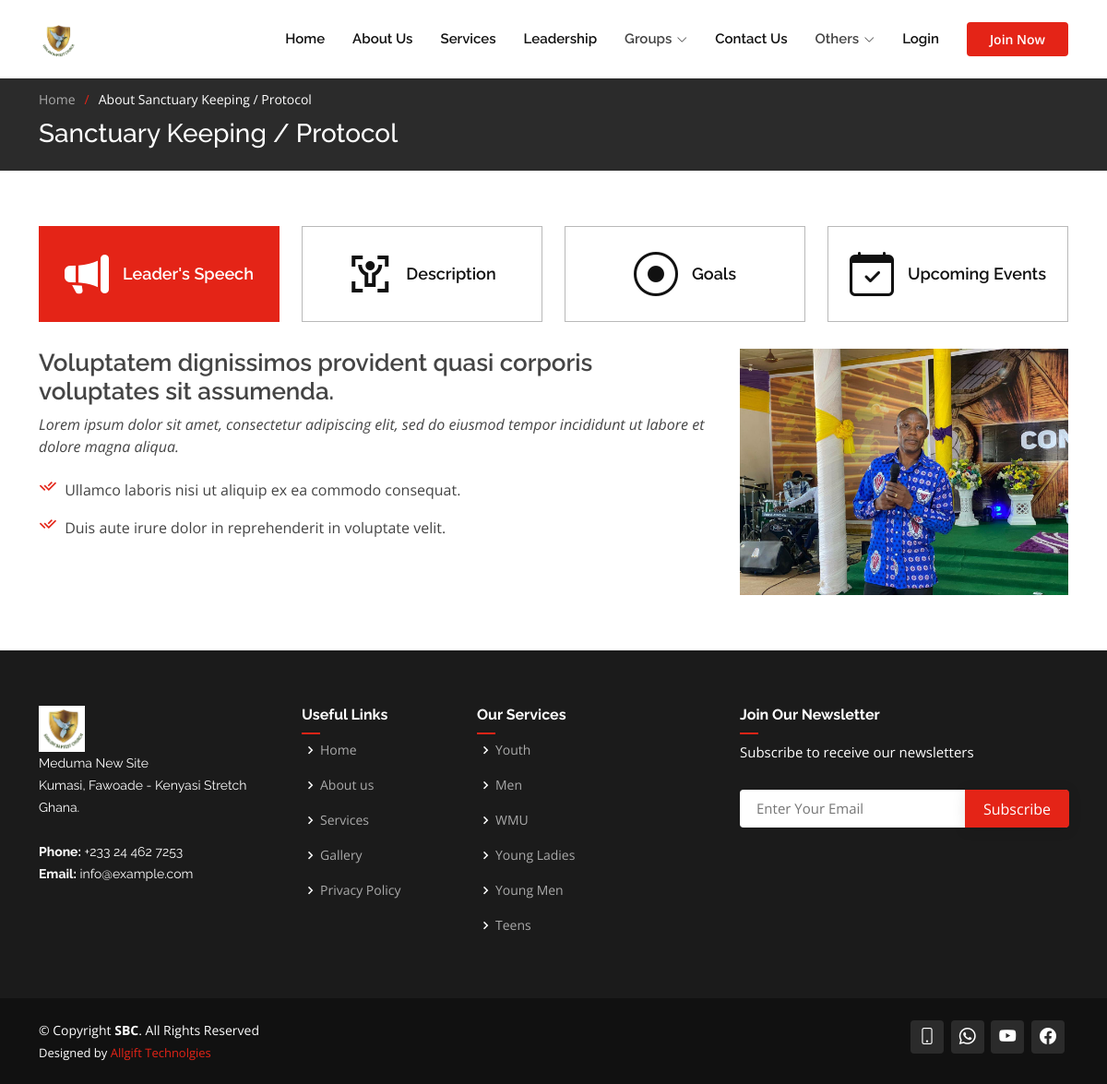
/min_details/7/, run on the app's committed database.
### core/models.py (models this page shows, shortened)
class Ministries(models.Model):
    name = models.CharField(max_length=255)
    contact = models.CharField(max_length=13, blank=True, null=True)
    goal = models.CharField(max_length=255, blank=True, null=True)
    description = models.TextField(blank=True, null=True)
    speech = models.TextField(blank=True, null=True)
    deacon_picture = models.ImageField(default='default.png', upload_to='ministries')
    group_img = models.ImageField(default='group.png', upload_to='ministries', blank=True, null=True)
    image = models.ImageField(default='default.png', upload_to='ministries')
    def get_absolute_url(self):
        return reverse('min_details', args=[str(self.id)])

class Auxiliaries(models.Model):
    name = models.CharField(max_length=255)
    designation = models.CharField(max_length=255, blank=True, null=True)
    about_us = models.TextField(blank=True, null=True)
    mission = models.TextField(blank=True, null=True)
    speech = models.TextField(blank=True, null=True)
    president_picture = models.ImageField(default='group.png', upload_to='auxiliaries', blank=True, null=True)
    group_img = models.ImageField(default='group.png', upload_to='auxiliaries', blank=True, null=True)
    contribution_target = models.DecimalField(max_digits=8, decimal_places=2, blank=True, null=True)
    def get_absolute_url(self):
        return reverse('aux_details', args=[str(self.id)])

### core/views.py (the view)
# urls.py: path('min_details/<int:id>/', views.min_details, name='min_details'),
def min_details(request, id):
    ministry = Ministries.objects.get(id=id)
    auxiliaries = Auxiliaries.objects.all()
    families = Family.objects.all()
    ministries = Ministries.objects.all()
    context = {
        'ministry': ministry,
        'auxiliaries': auxiliaries,
        'families': families,
        'ministries': ministries,
    }
    return render(request, 'core/ministry_detail.html', context)

### core/models.py (called while the page is built)
    def get_absolute_url(self):
        return reverse('family_details', args=[str(self.id)])

### templates/core/ministry_detail.html (shortened to what this page needs)
{% extends 'base.html' %}
{% load static %}
{% load crispy_forms_tags %}
{% block content %}
    <section class="breadcrumbs">
      <div class="container">
        <ol>
          <li><a href="{% url 'home' %}">Home</a></li>
          <li>About {{ministry.name}}</li>
        </ol>
        <h2>{{ministry.name}}</h2>
      </div>
    </section>
    <section id="tabs" class="tabs">
      <div class="container" data-aos="fade-up">
        <ul class="nav nav-tabs row d-flex">
          <li class="nav-item col-3">
            <a class="nav-link active show" data-bs-toggle="tab" data-bs-target="#tab-1">
              <i class="bi bi-megaphone-fill"></i>
              <h4 class="d-none d-lg-block">Leader's Speech</h4>
            </a>
          </li>
          <li class="nav-item col-3">
            <a class="nav-link" data-bs-toggle="tab" data-bs-target="#tab-2">
              <i class="ri-body-scan-line"></i>
              <h4 class="d-none d-lg-block">Description</h4>
            </a>
          </li>
          <li class="nav-item col-3">
            <a class="nav-link" data-bs-toggle="tab" data-bs-target="#tab-4">
              <i class="bi bi-record-circle"></i>
              <h4 class="d-none d-lg-block">Goals</h4>
            </a>
          </li>
          <li class="nav-item col-3">
            <a class="nav-link" data-bs-toggle="tab" data-bs-target="#tab-3">
              <i class="bi bi-calendar-check"></i>
              <h4 class="d-none d-lg-block">Upcoming Events</h4>
            </a>
          </li>
        </ul>
        <div class="tab-content">
          <div class="tab-pane active show" id="tab-1">
            <div class="row">
              <div class="col-lg-8 order-2 order-lg-1 mt-3 mt-lg-0" data-aos="fade-up" data-aos-delay="100">
                <h3>Voluptatem dignissimos provident quasi corporis voluptates sit assumenda.</h3>
                <p class="fst-italic">
                  Lorem ipsum dolor sit amet, consectetur adipiscing elit, sed do eiusmod tempor incididunt ut labore et dolore
                  magna aliqua.
                </p>
                <ul>
                  <li><i class="ri-check-double-line"></i> Ullamco laboris nisi ut aliquip ex ea commodo consequat.</li>
                  <li><i class="ri-check-double-line"></i> Duis aute irure dolor in reprehenderit in voluptate velit.</li>
                </ul>
              </div>
              <div class="col-lg-4 order-1 order-lg-2 text-center" data-aos="fade-up" data-aos-delay="200">
                <img src="{{ ministry.deacon_picture.url }}" alt="" class="img-fluid">
              </div>
            </div>
          </div>
        </div>
      </div>
    </section>
{% endblock content %}

### templates/base.html (shortened to what this page needs)
{% load static %}
<!DOCTYPE html>
<html lang="en">
<head>
  <link href="{% static 'assets/vendor/aos/aos.css' %}" rel="stylesheet">
  <link href="{% static 'assets/vendor/bootstrap/css/bootstrap.min.css' %}" rel="stylesheet">
  <link href="{% static 'assets/vendor/bootstrap-icons/bootstrap-icons.css' %}" rel="stylesheet">
  <link href="{% static 'assets/vendor/boxicons/css/boxicons.min.css' %}" rel="stylesheet">
  <link href="{% static 'assets/vendor/glightbox/css/glightbox.min.css' %}" rel="stylesheet">
  <link href="{% static 'assets/vendor/remixicon/remixicon.css' %}" rel="stylesheet">
  <link href="{% static 'assets/vendor/swiper/swiper-bundle.min.css' %}" rel="stylesheet">
  <link href="{% static 'assets/css/style.css' %}" rel="stylesheet">
</head>
<body>
  <header id="header" class="fixed-top d-flex align-items-center">
    <div class="container d-flex align-items-center">
       <a href="{% url 'home' %}" class="logo me-auto"><img src="{% static 'assets/img/shalom_logo.png' %}" alt=""></a>
      <nav id="navbar" class="navbar order-last order-lg-0">
        <ul>
          <li><a href="{% url 'home' %}">Home</a></li>
          <li><a href="/#about">About Us</a></li>
          <li><a href="/#services">Services</a></li>
          <li><a href="{% url 'leadership' %}">Leadership</a></li>
          <li class="dropdown"><a><span>Groups</span> <i class="bi bi-chevron-down"></i></a>
          </li>
          <li><a href="{% url 'contact' %}">Contact Us</a></li>
          <li class="dropdown"><a><span>Others</span> <i class="bi bi-chevron-down"></i></a>
          </li>
           {% if user.is_authenticated%}
           <li class="dropdown"><a><span>{{user.username}}</span> <i class="bi bi-chevron-down dropdown-indicator"></i></a>
            <ul>
              <li><a href="{% url 'profile' request.user %}">Profile</a></li>
              <li><a href="{% url 'logout' %}">Logout</a></li>
            </ul>
          </li>
          {% else %}
          <li><a href="{% url 'login' %}">Login</a></li>
          {% endif %}
        </ul>
      </nav>
      {% if user.is_authenticated%}
        <a href="{% url 'initiate-payment'  %}" class="get-started-btn scrollto">Donate Now</a>
      {% else %}
        <a href="{% url 'join' %}" class="get-started-btn scrollto">Join Now</a>
      {% endif %}
    </div>
  </header>
  {% block content %}
  {% endblock content %}
  <footer id="footer">
    <div class="footer-top">
      <div class="container">
        <div class="row">
          <div class="col-lg-3 col-md-6 footer-contact">
            <a href="{% url 'home' %}" class="logo me-auto"><img src="{% static 'assets/img/shalom_logo.png' %}" alt="" height="50"></a>
            <p>
              Meduma New Site <br>
              Kumasi, Fawoade - Kenyasi Stretch<br>
              Ghana. <br><br>
              <strong>Phone:</strong> +233 24 462 7253<br>
              <strong>Email:</strong> info@example.com<br>
            </p>
          </div>
          <div class="col-lg-2 col-md-6 footer-links">
            <h4>Useful Links</h4>
            <ul>
              <li><i class="bx bx-chevron-right"></i> <a href="{% url 'home' %}">Home</a></li>
              <li><i class="bx bx-chevron-right"></i> <a href="{% url 'home' %}#about">About us</a></li>
              <li><i class="bx bx-chevron-right"></i> <a href="{% url 'home' %}#services">Services</a></li>
              <li><i class="bx bx-chevron-right"></i> <a href="{% url 'gallery' %}">Gallery</a></li>
              <li><i class="bx bx-chevron-right"></i> <a href="{% url 'privacy' %}">Privacy Policy</a></li>
            </ul>
          </div>
          <div class="col-lg-3 col-md-6 footer-links">
            <h4>Our Services</h4>
            <ul>
              {% for aux in auxiliaries%}
                <li><i class="bx bx-chevron-right"></i> <a href="{{aux.get_absolute_url}}">{{aux.name}}</a></li>
              {% endfor %}
            </ul>
          </div>
          <div class="col-lg-4 col-md-6 footer-newsletter">
            <h4>Join Our Newsletter</h4>
            <p>Subscribe to receive our newsletters</p>
            <form action="{% url 'subscribers' %}" method="post">
              <input type="email" name="email" placeholder="Enter Your Email">
              <input type="submit" value="Subscribe">
            </form>
          </div>
        </div>
      </div>
    </div>
    <div class="container d-md-flex py-4">
      <div class="me-md-auto text-center text-md-start">
        <div class="copyright">
          &copy; Copyright <strong><span>SBC</span></strong>. All Rights Reserved
        </div>
        <div class="credits">
          Designed by <a href="https://allgifttechnologies.com/">Allgift Technolgies</a>
        </div>
      </div>
      <div class="social-links text-center text-md-end pt-3 pt-md-0">
        {% if user.is_authenticated %}
            <a href="tel:+233244627253" class="google-plus"><i class="bi bi-phone"></i></a>
          {% else %}
            <a href="tel:+233244627253" class="google-plus"><i class="bi bi-phone"></i></a>
          {% endif %}
          <a href="https://api.whatsapp.com/send?phone=233244627253" class="google-plus"><i class="bi bi-whatsapp"></i></a>
          <a href="https://www.youtube.com/@shalombaptistchurch6140/videos" class="google-plus" target="_blank"><i class="bi bi-youtube"></i></a>
          <a href="https://web.facebook.com/baptistshalom?_rdc=1&_rdr" class="facebook" target="_blank"><i class="bi bi-facebook"></i></a>
      </div>
    </div>
  </footer>
</body>
</html>

### static/assets/css/style.css (style rules this page uses)
body { font-family: "Open Sans", sans-serif; color: #444444; }
a { color: #e42417; text-decoration: none; }
h1, h2, h3, h4, h5, h6 { font-family: "Raleway", sans-serif; }
#header { background: #fff; transition: all 0.5s; z-index: 997; padding: 20px 0; }
#header .logo { font-size: 30px; margin: 0; padding: 0; font-weight: 600; font-family: "Poppins", sans-serif; }
#header .logo img { max-height: 40px; }
.get-started-btn { margin-left: 30px; background: #e42417; color: #fff; border-radius: 4px; padding: 8px 25px; white-space: nowrap; transition: 0.3s; font-size: 14px; font-weight: 600; display: inline-block; }
.navbar { padding: 0; }
.navbar ul { margin: 0; padding: 0; display: flex; list-style: none; align-items: center; }
.navbar li { position: relative; }
.navbar a, .navbar a:focus { display: flex; align-items: center; justify-content: space-between; padding: 10px 0 10px 30px; font-family: "Raleway", sans-serif; font-size: 15px; font-weight: 600; color: #111111; white-space: nowrap; transition: 0.3s; }
.navbar a i, .navbar a:focus i { font-size: 12px; line-height: 0; margin-left: 5px; }
section { padding: 60px 0; overflow: hidden; position: relative; }
.breadcrumbs { padding: 15px 0; background: #2b2b2b; min-height: 40px; margin-top: 82px; color: #fff; }
.breadcrumbs h2 { font-size: 28px; font-weight: 500; }
.breadcrumbs ol { display: flex; flex-wrap: wrap; list-style: none; padding: 0 0 10px 0; margin: 0; font-size: 14px; }
.breadcrumbs ol a { color: #aaaaaa; }
.breadcrumbs ol li+li { padding-left: 10px; }
.breadcrumbs ol li+li::before { display: inline-block; padding-right: 10px; color: #e42417; content: "/"; }
.tabs .nav-tabs { border: 0; }
.tabs .nav-link { border: 1px solid #b9b9b9; padding: 15px; transition: 0.3s; color: #111111; border-radius: 0; display: flex; align-items: center; justify-content: center; cursor: pointer; }
.tabs .nav-link i { padding-right: 15px; font-size: 48px; }
.tabs .nav-link h4 { font-size: 18px; font-weight: 600; margin: 0; }
.tabs .nav-link.active { background: #e42417; color: #fff; border-color: #e42417; }
.tabs .tab-content { margin-top: 30px; }
.tabs .tab-pane h3 { font-weight: 600; font-size: 26px; }
.tabs .tab-pane ul { list-style: none; padding: 0; }
.tabs .tab-pane ul li { padding-bottom: 10px; }
.tabs .tab-pane ul i { font-size: 20px; padding-right: 4px; color: #e42417; }
#footer { color: #fff; font-size: 14px; background: #111111; }
#footer .footer-top { padding: 60px 0 30px 0; background: #1b1b1b; }
#footer .footer-top .footer-contact { margin-bottom: 30px; }
#footer .footer-top .footer-contact p { font-size: 14px; line-height: 24px; margin-bottom: 0; font-family: "Raleway", sans-serif; }
#footer .footer-top h4 { font-size: 16px; font-weight: bold; position: relative; padding-bottom: 12px; }
#footer .footer-top h4::after { content: ""; position: absolute; display: block; width: 20px; height: 2px; background: #e42417; bottom: 0; left: 0; }
#footer .footer-top .footer-links { margin-bottom: 30px; }
#footer .footer-top .footer-links ul { list-style: none; padding: 0; margin: 0; }
#footer .footer-top .footer-links ul i { padding-right: 2px; color: white; font-size: 18px; line-height: 1; }
#footer .footer-top .footer-links ul li { padding: 10px 0; display: flex; align-items: center; }
#footer .footer-top .footer-links ul li:first-child { padding-top: 0; }
#footer .footer-top .footer-links ul a { color: #aaaaaa; transition: 0.3s; display: inline-block; line-height: 1; }
#footer .footer-newsletter { font-size: 15px; }
#footer .footer-newsletter h4 { font-size: 16px; font-weight: bold; position: relative; padding-bottom: 12px; }
#footer .footer-newsletter form { margin-top: 30px; background: #fff; padding: 5px 10px; position: relative; border-radius: 4px; text-align: left; }
#footer .footer-newsletter form input[type=email] { border: 0; padding: 4px 8px; width: calc(100% - 100px); }
#footer .footer-newsletter form input[type=submit] { position: absolute; top: 0; right: -1px; bottom: 0; border: 0; background: none; font-size: 16px; padding: 0 20px; background: #e42417; color: #fff; transition: 0.3s; border-radius: 0 4px 4px 0; box-shadow: 0px 2px 15px rgba(0, 0, 0, 0.1); }
#footer .credits { padding-top: 5px; font-size: 13px; }
#footer .social-links a { font-size: 18px; display: inline-block; background: #2b2b2b; color: #fff; line-height: 1; padding: 8px 0; margin-right: 4px; border-radius: 4px; text-align: center; width: 36px; height: 36px; transition: 0.3s; }

### data on the page
Ministries: name "Sanctuary Keeping / Protocol", deacon_picture (picture)
Auxiliaries: name "Youth"
Auxiliaries: name "Men"
Auxiliaries: name "WMU"
Auxiliaries: name "Young Ladies"
Auxiliaries: name "Young Men"
Auxiliaries: name "Teens"
